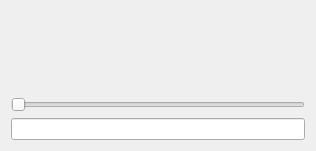
<?xml version="1.0" encoding="UTF-8"?>
<ui version="4.0">
 <class>Widget</class>
 <widget class="QWidget" name="Widget">
  <property name="geometry">
   <rect>
    <x>0</x>
    <y>0</y>
    <width>316</width>
    <height>151</height>
   </rect>
  </property>
  <property name="windowTitle">
   <string>Widget</string>
  </property>
  <layout class="QVBoxLayout" name="verticalLayout">
   <item>
    <widget class="QmyBattery" name="battery" native="true"/>
   </item>
   <item>
    <widget class="QSlider" name="horizontalSlider">
     <property name="orientation">
      <enum>Qt::Horizontal</enum>
     </property>
    </widget>
   </item>
   <item>
    <widget class="QLineEdit" name="lineEdit"/>
   </item>
  </layout>
 </widget>
 <layoutdefault spacing="6" margin="11"/>
 <customwidgets>
  <customwidget>
   <class>QmyBattery</class>
   <extends>QWidget</extends>
   <header location="global">qmybattery.h</header>
   <container>1</container>
  </customwidget>
 </customwidgets>
 <resources/>
 <connections/>
</ui>
